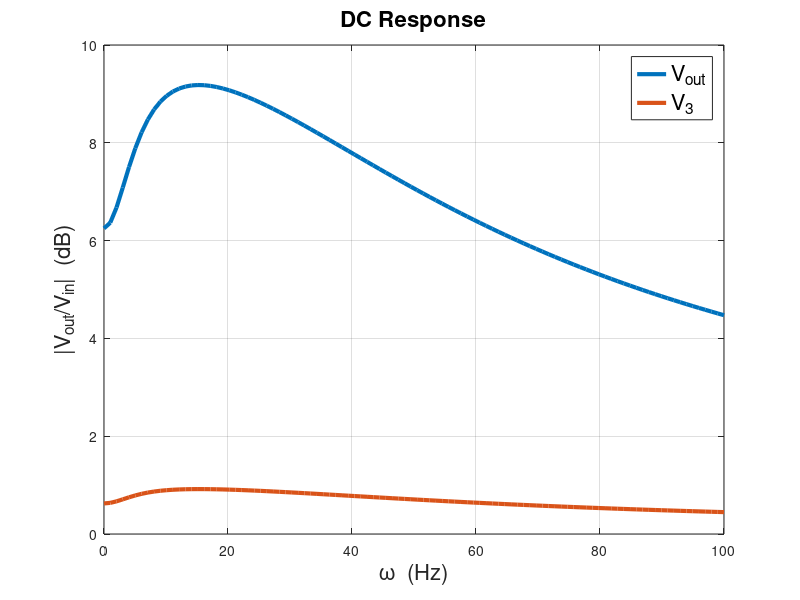

Write the MATLAB code that produced this figure.
R1 = 1;
C = 0.25;
R2 = 2;
L = 0.2;
R3 = 10;
alpha = 100;
R4 = 0.1;
Ro = 1000;

g1 = 1/R1;
g2 = 1/R2;
g3 = 1/R3;
g4 = 1/R4;
go = 1/Ro;

G = [g1, -g1, 0, 0, 0, 0, 0, 1;
    -g1, g1+g2, 0, 0, 0, 1, 0, 0;
    0, 0, g3, 0, 0, -1, 0, 0;
    0, 0, 0, g4, -g4, 0, 1, 0;
    0, 0, 0, -g4, g4+go, 0, 0, 0;
    0, 1, -1, 0, 0, 0, 0, 0;
    0, 0, -alpha*g3, 1, 0, 0, 0, 0;
    1, 0, 0, 0, 0, 0, 0, 0];

C = [C, -C, 0, 0, 0, 0, 0, 0;
    -C, C, 0, 0, 0, 0, 0, 0;
    0, 0, 0, 0, 0, 0, 0, 0;
    0, 0, 0, 0, 0, 0, 0, 0;
    0, 0, 0, 0, 0, 0, 0, 0;
    0, 0, 0, 0, 0, -L, 0, 0;
    0, 0, 0, 0, 0, 0, 0, 0;
    0, 0, 0, 0, 0, 0, 0, 0];

N = 100;

%E = linspace(-10, 10, N);
E = 1;
F = zeros(8,1);
F(8) = E;

%w = 0;
w = linspace(0, 100, N);
%s = 1j*w;

for n = 1:N
    s = 1i*w(n);
    %F(8) = E(n);
    
    A = G + s.*C;
    X = A\F;

    V_out(n) = X(5);
    V_3(n) = X(3);
end

%figure('Name','DC Response');
%plot(E, V_out,'LineWidth',3); hold on;
%plot(E, V_3,'LineWidth',3); hold off
plot(w, abs(V_out./E),'LineWidth',3); hold on;
plot(w, abs(V_3./E),'LineWidth',3); hold off;
grid;
title('DC Response', 'FontSize',16);
%xlabel('V_{in}  (V)','FontSize',16);
xlabel('\omega  (Hz)','FontSize',16);
%ylabel('V_{out}  (Volts)','FontSize',16);
ylabel('|V_{out}/V_{in}|  (dB)','FontSize',16);
legend('V_{out}','V_3', 'FontSize',16)